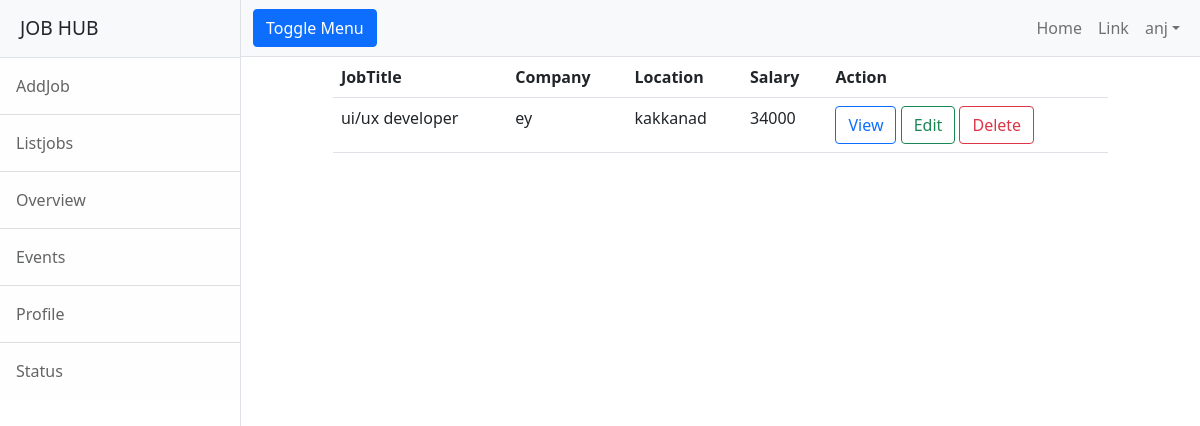
Page /employer/jobs/all (signed in) on the committed database.
### employer/models.py (models this page shows, shortened)
class Jobs(models.Model):
    job_title_name=models.CharField(max_length=150)
    company_name=models.CharField(max_length=150)
    location=models.CharField(max_length=120)
    salary=models.PositiveIntegerField(null=True)
    experience=models.PositiveIntegerField(default=0)

### employer/views.py (the view)
# urls.py: path("jobs/all",views.ListJobView.as_view(),name="emp-alljobs"),
class ListJobView(ListView):
    model=Jobs
    context_object_name = "jobs"
    template_name = "emp-listjob.html"

### employer/templates/emp-listjob.html
{%extends 'base.html'%}
{%block body_block%}
<div class="row">
  <div class="col-1"></div>
  <div class="col-10">
    <table class="table">
      <tr>
        <th>JobTitle</th>
        <th>Company</th>
        <th>Location</th>
        <th>Salary</th>
        <th>Action</th>
      </tr>
      {%for job in jobs%}
        <tr>
          <td>{{job.job_title_name}}</td>
          <td>{{job.company_name}}</td>
          <td>{{job.location}}</td>
          <td>{{job.salary}}</td>
          <td>
            <a href="{%url 'emp-jobdetail' job.id%}" class="btn btn-outline-primary">View</a>
            <a href="{%url 'emp-editjob' job.id %}" class="btn btn-outline-success">Edit</a>
            <a href="{%url 'emp-deletejob' job.id %}" class="btn btn-outline-danger">Delete</a>
          </td>
        </tr>
      {%endfor%}
    </table>
  </div>
  <div class="col-1"></div>
</div>
{%endblock%}

### employer/templates/base.html (shortened to what this page needs)
<!DOCTYPE html>
{%load static%}
<html lang="en">
    <head>
        <link href="{%static 'css/styles.css'%}" rel="stylesheet" />
    </head>
    <body>
        <div class="d-flex" id="wrapper">
            <div class="border-end bg-white" id="sidebar-wrapper">
                <div class="sidebar-heading border-bottom bg-light">JOB HUB</div>
                <div class="list-group list-group-flush">
                    <a class="list-group-item list-group-item-action list-group-item-light p-3" href="{%url 'emp-addjob' %}">AddJob</a>
                    <a class="list-group-item list-group-item-action list-group-item-light p-3" href="{%url 'emp-alljobs'%}">Listjobs</a>
                    <a class="list-group-item list-group-item-action list-group-item-light p-3" href="#!">Overview</a>
                    <a class="list-group-item list-group-item-action list-group-item-light p-3" href="#!">Events</a>
                    <a class="list-group-item list-group-item-action list-group-item-light p-3" href="#!">Profile</a>
                    <a class="list-group-item list-group-item-action list-group-item-light p-3" href="#!">Status</a>
                </div>
            </div>
            <div id="page-content-wrapper">
                <nav class="navbar navbar-expand-lg navbar-light bg-light border-bottom">
                    <div class="container-fluid">
                        <button class="btn btn-primary" id="sidebarToggle">Toggle Menu</button>
                        <div class="collapse navbar-collapse" id="navbarSupportedContent">
                            <ul class="navbar-nav ms-auto mt-2 mt-lg-0">
                                <li class="nav-item active"><a class="nav-link" href="#!">Home</a></li>
                                <li class="nav-item"><a class="nav-link" href="#!">Link</a></li>
                                <li class="nav-item dropdown">
                                    <a class="nav-link dropdown-toggle" id="navbarDropdown" href="#" role="button" data-bs-toggle="dropdown" aria-haspopup="true" aria-expanded="false">{{request.user}}</a>
                                </li>
                            </ul>
                        </div>
                    </div>
                </nav>
                <div class="container-fluid">
                    {%block body_block%}
                    {%endblock%}
                </div>
            </div>
        </div>
    </body>
</html>

### rows in the picture
Jobs: job_title_name "ui/ux developer", company_name "ey", location "kakkanad", salary "34000"

### other values in the picture
{{ request.user }} "anj"
